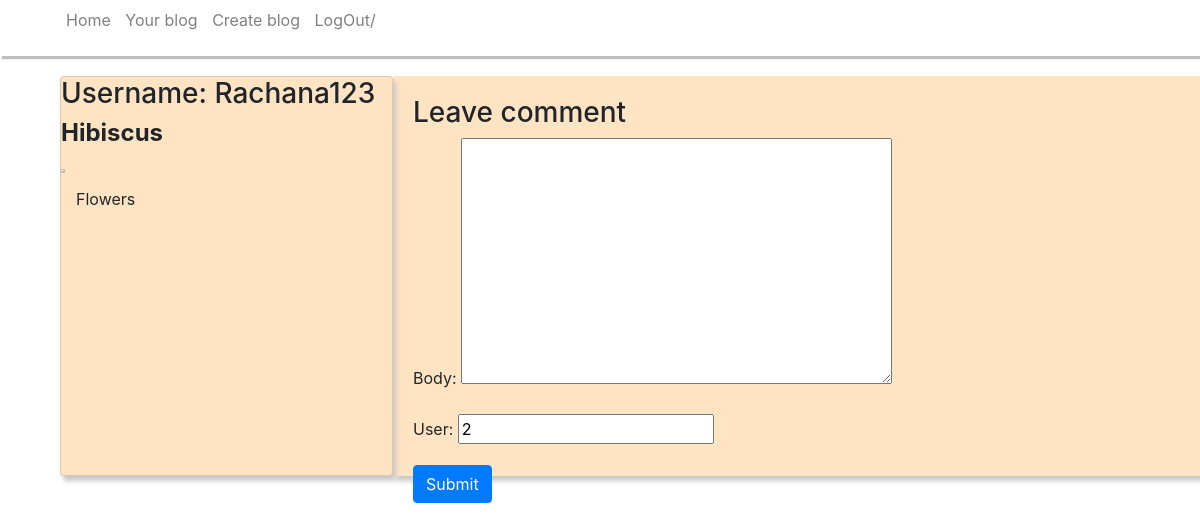
Page /posts/6 on the earlier database version.
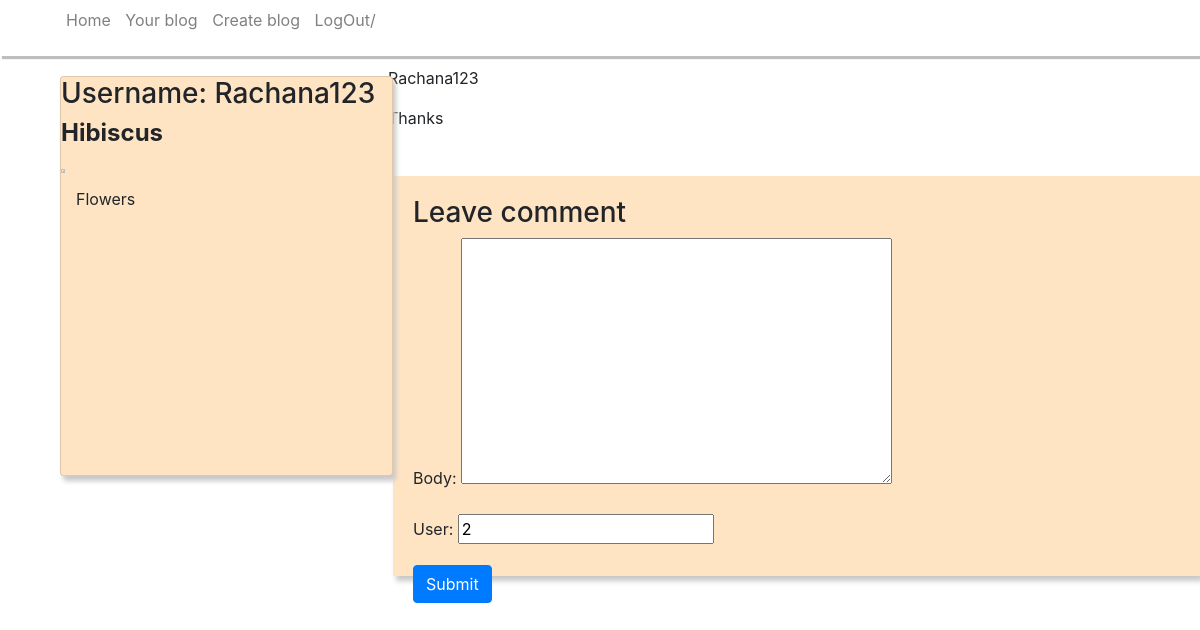
Same page on the later database version.
### myapp/models.py (models this page shows, shortened)
class Blog(models.Model):
    title = models.CharField(max_length=100)
    content = models.TextField()
    Image = models.ImageField(upload_to='Images', null=True, blank=True)
    user = models.ForeignKey(User, on_delete=models.CASCADE, null=True)

class Comment(models.Model):
    blog = models.ForeignKey(Blog, on_delete=models.CASCADE, related_name='comments')
    user = models.CharField(max_length=100, default="Anonumous")
    body = models.TextField()
    active = models.BooleanField(default=True)

### myapp/views.py (the view)
# urls.py: path('posts/<int:id>', views.Comment_detail, name='posts')
def Comment_detail(request, id):
    post = Blog.objects.get(pk = id)
    comments = post.comments.filter(active=True)
    new_comment = None
    if request.method == "POST":
        comment_data = Comment_form(request.POST, instance=post)
        uname = request.user
        fm = blog_form(initial={'user':uname})
        if comment_data.is_valid():
            new_comment = comment_data.save()
    else:
        comment_data = Comment_form(instance=post)
    return render(request, 'post.html', {'post': post, 'comments':comments, 'new_comment':new_comment, 'comment_data': comment_data})

### myapp/forms.py
class Comment_form(forms.ModelForm):
    class Meta:
        model = Comment
        fields = ['body', 'user']

### myapp/templates/post.html (shortened to what this page needs)
{% extends 'main_page.html' %}
{% block content %}
<div class="container">
    <div class="row card">
    <h3>Username: {{post.user}}</h3>
    <h4><b>{{post.title}}</b></h4>
    <img src="{{i.get_Image_url}}" alt="{{uname}}" style="width:5%; height:8%;">
    <div class="container">
        <p>{{post.content}}</p>
    </div>
    </div>
  </div>
<div class="row">
{% for comment in comments %}
<div class="comments" style="padding: 10px;">
<p>
    {{comment.user}}
</p>
{{comment.body | linebreaks }}
</div>
{% endfor %}
</div>
<div class="row">
    <div class="card-body">
        {% if new_comment %}
        <div class="alert" role="alert">
            Your commnet is awaiting moderation
        </div>
        {% else %}
        <h3>Leave  comment </h3>
        <form action="" method="post">
            {{ comment_data.as_p }}
            <button type="submit" class="btn btn-primary">Submit</button>
        </form>
        {% endif %}
    </div>
</div>
{% endblock %}

### myapp/templates/main_page.html (shortened to what this page needs)
<!DOCTYPE html>
<html lang="en">
<head>
</head>
<link
      rel="stylesheet"
      href="https://maxcdn.bootstrapcdn.com/bootstrap/4.0.0/css/bootstrap.min.css"
    />
<body>
    <div class="navbar">
        <ul >
            <li class="page"><a class="link_page" href="/home/">Home</a></li>
            <li class="page"><a class="link_page" href="/my_thoughts/">Your blog</a></li>
            <li class="page"><a class="link_page" href="/thoughts/">Create blog</a></li>
            <li class="page"><a class="link_page" href="{% url 'logout' %}">LogOut/</a></li>
        </ul>
    </div>
    {% block content %}{% endblock %}
</body>
</html>

### myapp/templates/main_page.html (style rules this page uses)
body { margin-top: 0px; }
a { text-decoration: none; color: black; }
li { list-style: none; display: inline; margin-left: 10px; }
li a { text-decoration: none; color: grey; }
.navbar { margin-top: 0px; width: 100%; box-shadow: 2px 3px 1px rgb(190, 190, 190); }
.card { background-color: bisque; margin-left: 15px; margin-top: 20px; width: 30%; height: 400px; box-shadow: 3px 5px 5px rgb(201, 199, 199); float: left; }
.card-body { background-color: bisque; margin-left: 15px; margin-top: 20px; width: 30%; height: 400px; box-shadow: 3px 5px 5px rgb(201, 199, 199); float: left; }

Differences in the rows shown:
added Comment: user "Rachana123", body "Thanks"
